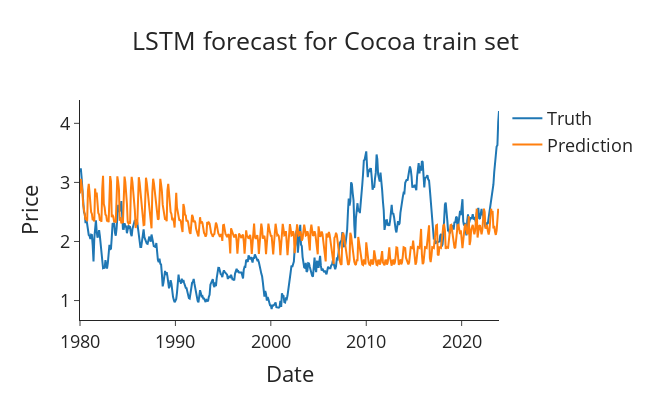

This figure's notebook cell:
### Code cell
plot_forecasts(
    pd.DataFrame({
        'date': train_dates, 
        "Cocoa Price": train["Cocoa Price"].values
    }), 
    true_predictions, 
    "Cocoa Price", 
    "LSTM forecast for Cocoa train set"
)

### Figure 1 — Plotly figure (JSON) as saved in the notebook; plotly's stock layout.template omitted (floating-point values rounded to 4 significant figures; data arrays with more than 128 entries replaced by an {"elided": "..."} marker saying what was removed)
{"data": [{"mode": "lines", "name": "Truth", "type": "scatter", "x": {"elided": "528 str values"}, "y": {"elided": "528 float values"}}, {"mode": "lines", "name": "Prediction", "type": "scatter", "x": {"elided": "528 str values"}, "y": {"elided": "5280 float values"}}], "layout": {"font": {"size": 18}, "height": 400, "title": {"text": "LSTM forecast for Cocoa train set", "x": 0.5}, "width": 650, "xaxis": {"title": {"text": "Date"}}, "yaxis": {"title": {"text": "Price"}}}}
